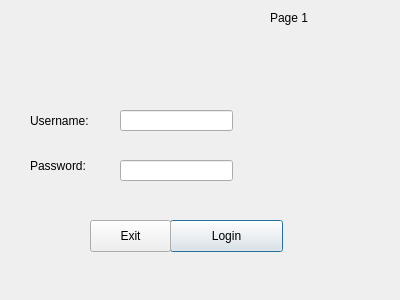
<?xml version="1.0" encoding="UTF-8"?>
<ui version="4.0">
 <class>LoginAdmin</class>
 <widget class="QDialog" name="LoginAdmin">
  <property name="geometry">
   <rect>
    <x>0</x>
    <y>0</y>
    <width>400</width>
    <height>300</height>
   </rect>
  </property>
  <property name="windowTitle">
   <string>Dialog</string>
  </property>
  <widget class="QStackedWidget" name="stackedWidget">
   <property name="geometry">
    <rect>
     <x>0</x>
     <y>10</y>
     <width>391</width>
     <height>291</height>
    </rect>
   </property>
   <property name="currentIndex">
    <number>0</number>
   </property>
   <widget class="QWidget" name="page">
    <widget class="QLabel" name="label">
     <property name="geometry">
      <rect>
       <x>30</x>
       <y>95</y>
       <width>121</width>
       <height>31</height>
      </rect>
     </property>
     <property name="text">
      <string>Username:</string>
     </property>
    </widget>
    <widget class="QLabel" name="label_2">
     <property name="geometry">
      <rect>
       <x>30</x>
       <y>140</y>
       <width>121</width>
       <height>31</height>
      </rect>
     </property>
     <property name="text">
      <string>Password:</string>
     </property>
    </widget>
    <widget class="QLineEdit" name="lineEdit">
     <property name="geometry">
      <rect>
       <x>120</x>
       <y>100</y>
       <width>113</width>
       <height>21</height>
      </rect>
     </property>
    </widget>
    <widget class="QLineEdit" name="lineEdit_2">
     <property name="geometry">
      <rect>
       <x>120</x>
       <y>150</y>
       <width>113</width>
       <height>21</height>
      </rect>
     </property>
    </widget>
    <widget class="QPushButton" name="pushButton">
     <property name="geometry">
      <rect>
       <x>170</x>
       <y>210</y>
       <width>113</width>
       <height>32</height>
      </rect>
     </property>
     <property name="text">
      <string>Login</string>
     </property>
    </widget>
    <widget class="QLabel" name="Page1_Label">
     <property name="geometry">
      <rect>
       <x>270</x>
       <y>0</y>
       <width>60</width>
       <height>16</height>
      </rect>
     </property>
     <property name="text">
      <string>Page 1</string>
     </property>
    </widget>
    <widget class="QPushButton" name="Page1Exit_PushBut">
     <property name="geometry">
      <rect>
       <x>90</x>
       <y>210</y>
       <width>81</width>
       <height>32</height>
      </rect>
     </property>
     <property name="text">
      <string>Exit</string>
     </property>
    </widget>
   </widget>
   <widget class="QWidget" name="page_2">
    <widget class="QLabel" name="AddLabel">
     <property name="geometry">
      <rect>
       <x>10</x>
       <y>20</y>
       <width>111</width>
       <height>16</height>
      </rect>
     </property>
     <property name="acceptDrops">
      <bool>false</bool>
     </property>
     <property name="text">
      <string>Add New team:</string>
     </property>
    </widget>
    <widget class="QLineEdit" name="AdminTeam_text">
     <property name="geometry">
      <rect>
       <x>160</x>
       <y>70</y>
       <width>113</width>
       <height>21</height>
      </rect>
     </property>
    </widget>
    <widget class="QLineEdit" name="AdminSP_Text">
     <property name="geometry">
      <rect>
       <x>160</x>
       <y>110</y>
       <width>113</width>
       <height>21</height>
      </rect>
     </property>
    </widget>
    <widget class="QLineEdit" name="AdminSC_Text">
     <property name="geometry">
      <rect>
       <x>160</x>
       <y>150</y>
       <width>113</width>
       <height>21</height>
      </rect>
     </property>
    </widget>
    <widget class="QLineEdit" name="AdminL_Text">
     <property name="geometry">
      <rect>
       <x>160</x>
       <y>190</y>
       <width>113</width>
       <height>21</height>
      </rect>
     </property>
    </widget>
    <widget class="QLabel" name="AdminTeam_Label">
     <property name="geometry">
      <rect>
       <x>80</x>
       <y>70</y>
       <width>81</width>
       <height>16</height>
      </rect>
     </property>
     <property name="text">
      <string>Team Name:</string>
     </property>
    </widget>
    <widget class="QLabel" name="AdminSP_Label">
     <property name="geometry">
      <rect>
       <x>50</x>
       <y>110</y>
       <width>111</width>
       <height>16</height>
      </rect>
     </property>
     <property name="text">
      <string>Stadium Position:</string>
     </property>
    </widget>
    <widget class="QLabel" name="AminSC_Label">
     <property name="geometry">
      <rect>
       <x>50</x>
       <y>150</y>
       <width>111</width>
       <height>16</height>
      </rect>
     </property>
     <property name="text">
      <string>Seating Capacity:</string>
     </property>
    </widget>
    <widget class="QLabel" name="AdminL_label">
     <property name="geometry">
      <rect>
       <x>100</x>
       <y>190</y>
       <width>60</width>
       <height>16</height>
      </rect>
     </property>
     <property name="text">
      <string>Location:</string>
     </property>
    </widget>
    <widget class="QPushButton" name="Admin_Add">
     <property name="geometry">
      <rect>
       <x>250</x>
       <y>230</y>
       <width>113</width>
       <height>32</height>
      </rect>
     </property>
     <property name="text">
      <string>Add</string>
     </property>
    </widget>
    <widget class="QPushButton" name="Admin_cancel">
     <property name="geometry">
      <rect>
       <x>140</x>
       <y>230</y>
       <width>113</width>
       <height>32</height>
      </rect>
     </property>
     <property name="text">
      <string>Cancel</string>
     </property>
    </widget>
    <widget class="QLabel" name="Page2_Label">
     <property name="geometry">
      <rect>
       <x>280</x>
       <y>0</y>
       <width>60</width>
       <height>16</height>
      </rect>
     </property>
     <property name="text">
      <string>Page 2</string>
     </property>
    </widget>
   </widget>
  </widget>
 </widget>
 <tabstops>
  <tabstop>AdminTeam_text</tabstop>
  <tabstop>AdminSC_Text</tabstop>
  <tabstop>pushButton</tabstop>
  <tabstop>AdminL_Text</tabstop>
  <tabstop>Admin_Add</tabstop>
  <tabstop>lineEdit</tabstop>
  <tabstop>lineEdit_2</tabstop>
  <tabstop>AdminSP_Text</tabstop>
  <tabstop>Admin_cancel</tabstop>
 </tabstops>
 <resources/>
 <connections/>
</ui>
